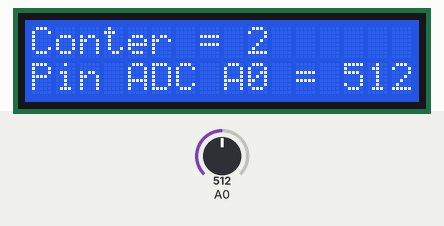
Simulated run of this sketch. Board: Arduino Uno, built with avr-gcc and run on an emulated ATmega328P. Shown: 16×2 character LCD. The inputs (shaded band) are chosen by the test bench; at power-on: A0 = 512.

Above: at 1.2 s.
1.3 s: A0 set to 716
At 2.0 s:
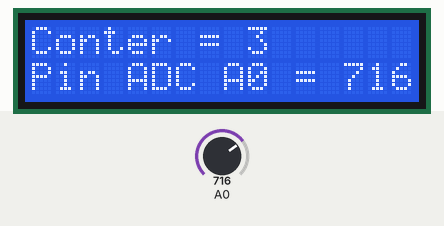
3.6 s: A0 set to 900
At 4.1 s:
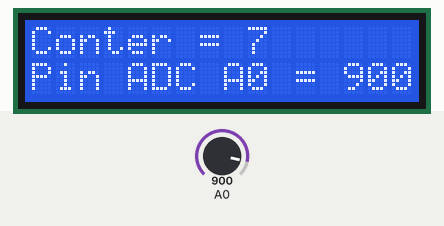
5.7 s: A0 set to 1023
At 6.2 s:
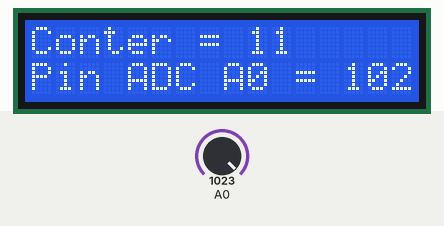
Timing chart, 0 to 8.7 s (numbered marks = the images above; inputs shaded):
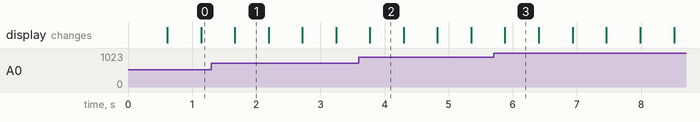

Measured:
- what the display in image 1 shows lasts 0.5 s, from 1.7 s to 2.2 s

The sketch:

menghitung.ino
```cpp
#include <Wire.h>
#include <LiquidCrystal_I2C.h>

// Set the LCD address to 0x27 for a 16 chars and 2 line display
LiquidCrystal_I2C lcd(0x27, 16, 2);
int adc = 0;
int count = 0;

void setup()
{
	// initialize the LCD
	lcd.begin();

}

void loop()
{
	adc = analogRead(A0);
  lcd.setCursor(0,1);
  lcd.print("Pin ADC A0 = ");
  lcd.print(adc);
  lcd.setCursor(0,0);
  lcd.print("Conter = ");
  lcd.print(count++);
  delay(500);
}
```
